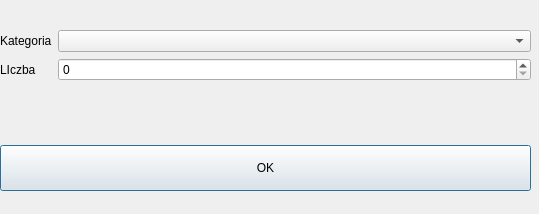
<?xml version="1.0" encoding="UTF-8"?>
<ui version="4.0">
 <class>Config</class>
 <widget class="QDialog" name="Config">
  <property name="geometry">
   <rect>
    <x>0</x>
    <y>0</y>
    <width>539</width>
    <height>214</height>
   </rect>
  </property>
  <property name="windowTitle">
   <string>QuizApp</string>
  </property>
  <widget class="QWidget" name="verticalLayoutWidget">
   <property name="geometry">
    <rect>
     <x>0</x>
     <y>0</y>
     <width>531</width>
     <height>191</height>
    </rect>
   </property>
   <layout class="QVBoxLayout" name="verticalLayout">
    <item>
     <layout class="QFormLayout" name="formLayout">
      <property name="topMargin">
       <number>30</number>
      </property>
      <item row="0" column="0">
       <widget class="QLabel" name="label">
        <property name="text">
         <string>Kategoria</string>
        </property>
       </widget>
      </item>
      <item row="0" column="1">
       <widget class="QComboBox" name="comboBox"/>
      </item>
      <item row="1" column="0">
       <widget class="QLabel" name="label_2">
        <property name="text">
         <string>LIczba</string>
        </property>
       </widget>
      </item>
      <item row="1" column="1">
       <widget class="QSpinBox" name="spinBox"/>
      </item>
     </layout>
    </item>
    <item>
     <widget class="QPushButton" name="pushButton">
      <property name="styleSheet">
       <string notr="true">padding:15px</string>
      </property>
      <property name="text">
       <string>OK</string>
      </property>
     </widget>
    </item>
   </layout>
  </widget>
 </widget>
 <resources/>
 <connections/>
</ui>
